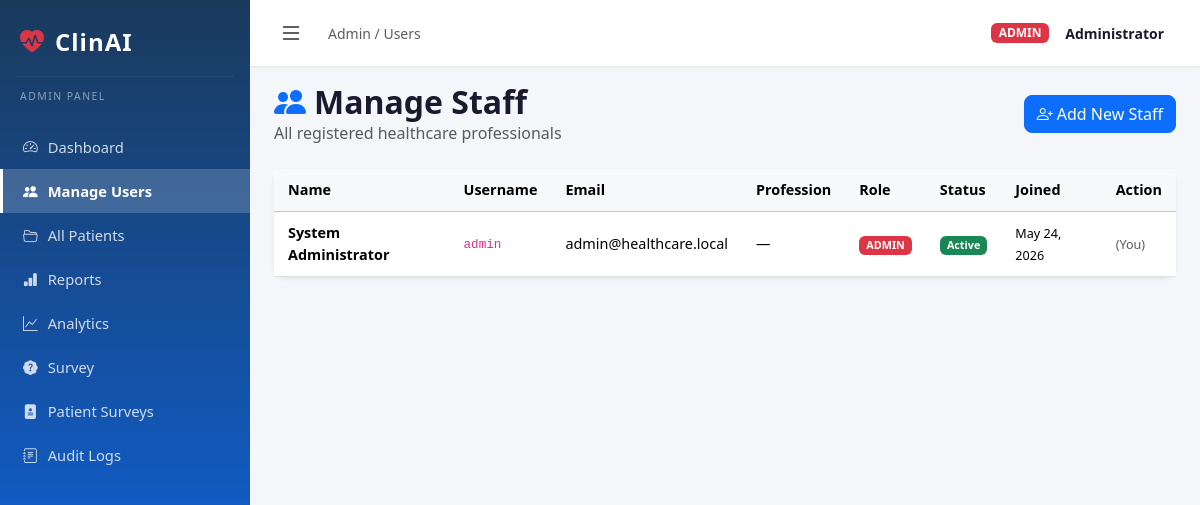
/admin/users (signed in), run on an earlier commit of the app's database.
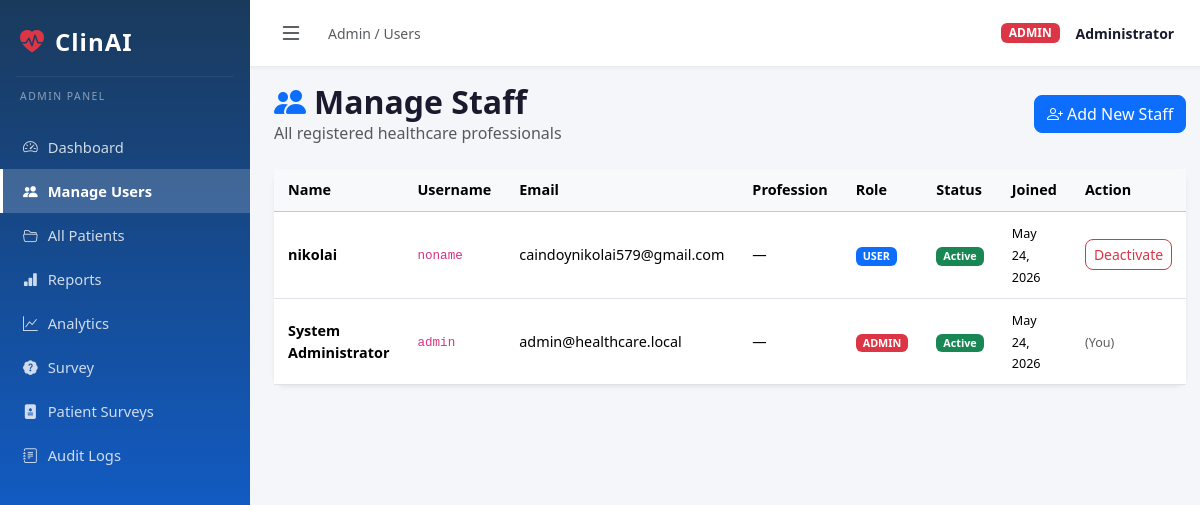
And on a later commit of the database.
### database/models.py (models this page shows, shortened)
class User(UserMixin, db.Model):
    __tablename__ = 'users'
    id = db.Column(db.Integer, primary_key=True)
    username = db.Column(db.String(80), unique=True, nullable=False)
    email = db.Column(db.String(120), unique=True, nullable=False)
    password_hash = db.Column(db.String(256), nullable=False)
    role = db.Column(db.String(20), default='user')  # 'admin' or 'user'
    full_name = db.Column(db.String(150))
    profession = db.Column(db.String(100))  # e.g. Doctor, Nurse, Technician
    department = db.Column(db.String(100))
    created_at = db.Column(db.DateTime, default=datetime.utcnow)
    is_active = db.Column(db.Boolean, default=True)
    patients = db.relationship('Patient', backref='created_by_user', lazy=True)
    consultations = db.relationship('Consultation', backref='doctor', lazy=True)
    logs = db.relationship('AuditLog', backref='user', lazy=True)
    def is_admin(self):
        return self.role == 'admin'

### routes/admin.py (the view)
@admin_bp.route('/users')
@admin_required
def users():
    all_users = User.query.order_by(User.created_at.desc()).all()
    return render_template('admin/users.html', users=all_users)

### app.py (called while the page is built)
def create_app():
    app = Flask(__name__)
    app.config.from_object(Config)
    db.init_app(app)
    login_manager = LoginManager()
    login_manager.init_app(app)
    login_manager.login_view = 'auth.login'
    login_manager.login_message = 'Please log in to access this page.'
    login_manager.login_message_category = 'warning'
    @login_manager.user_loader
    def load_user(user_id):
        return User.query.get(int(user_id))
    import json as _json
    @app.template_filter('from_json')
    def from_json(value):
        try:
            return _json.loads(value)
        except Exception:
            return {}
    app.register_blueprint(auth_bp)
    app.register_blueprint(admin_bp)
    app.register_blueprint(user_bp)
    with app.app_context():
        db.create_all()
        _seed_admin()
    return app

### routes/admin.py (called while the page is built)
def admin_required(f):
    @wraps(f)
    def decorated_function(*args, **kwargs):
        if not current_user.is_authenticated or not current_user.is_admin():
            flash('Access denied. Admin privileges required.', 'danger')
            return redirect(url_for('auth.login'))
        return f(*args, **kwargs)
    return decorated_function

### templates/admin/users.html (shortened to what this page needs)
{% extends "base.html" %}
{% block breadcrumb %}Admin / Users{% endblock %}
{% block page_content %}
<div class="d-flex justify-content-between align-items-center mb-4">
  <div>
    <h2 class="fw-bold mb-0"><i class="bi bi-people-fill me-2 text-primary"></i>Manage Staff</h2>
    <p class="text-muted mb-0">All registered healthcare professionals</p>
  </div>
  <a href="{{ url_for('admin.add_user') }}" class="btn btn-primary"><i class="bi bi-person-plus me-1"></i>Add New Staff</a>
</div>
<div class="card border-0 shadow-sm">
  <div class="card-body p-0">
    <table class="table table-hover mb-0">
      <thead class="table-light">
        <tr><th>Name</th><th>Username</th><th>Email</th><th>Profession</th><th>Role</th><th>Status</th><th>Joined</th><th>Action</th></tr>
      </thead>
      <tbody>
        {% for u in users %}
        <tr>
          <td><strong>{{ u.full_name or '—' }}</strong></td>
          <td><code>{{ u.username }}</code></td>
          <td>{{ u.email }}</td>
          <td>{{ u.profession or '—' }}</td>
          <td><span class="badge {% if u.role == 'admin' %}bg-danger{% else %}bg-primary{% endif %}">{{ u.role|upper }}</span></td>
          <td><span class="badge {% if u.is_active %}bg-success{% else %}bg-secondary{% endif %}">{{ 'Active' if u.is_active else 'Inactive' }}</span></td>
          <td><small>{{ u.created_at.strftime('%b %d, %Y') }}</small></td>
          <td>
            {% if current_user.is_authenticated and u.id == current_user.id %}
            <span class="text-muted small">(You)</span>
            {% else %}
            <a href="{{ url_for('admin.toggle_user', user_id=u.id) }}"
               class="btn btn-sm {% if u.is_active %}btn-outline-danger{% else %}btn-outline-success{% endif %}"
               onclick="return confirm('Are you sure?')">
              {{ 'Deactivate' if u.is_active else 'Activate' }}
            </a>
            {% endif %}
          </td>
        </tr>
        {% else %}
        <tr><td colspan="8" class="text-center text-muted py-4">No users found.</td></tr>
        {% endfor %}
      </tbody>
    </table>
  </div>
</div>
{% endblock %}

What changed in the data, as far as the page shows it:
added User: full_name "nikolai", username "noname", email "caindoynikolai579@gmail.com", profession "—", role "USER", is_active "Active", created_at "May 24, 2026", is_active "Deactivate"
